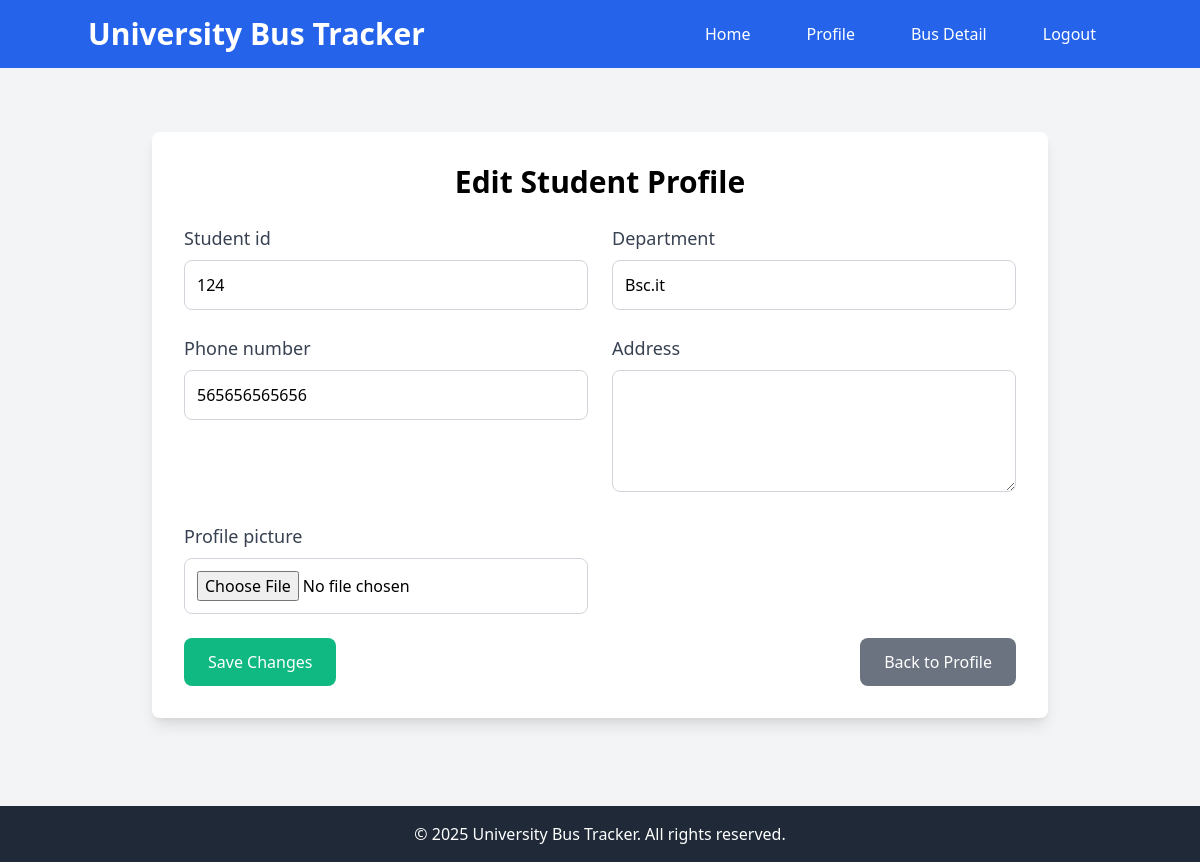
The page /student/student_profile_edit/ (signed in) on the database its author committed.
### student/models.py (models this page shows, shortened)
class StudentProfile(models.Model):
    user = models.OneToOneField(settings.AUTH_USER_MODEL, on_delete=models.CASCADE , limit_choices_to={'role': 'student'})
    student_id = models.CharField(max_length=20)
    department = models.CharField(max_length=50)
    phone_number = models.CharField(max_length=15, blank=True)
    address = models.TextField(max_length=100, blank=True)
    profile_picture = models.ImageField(upload_to='profile_pics/', blank=True, null=True)

### student/views.py (the view)
# urls.py: path('student_profile_edit/', views.edit_student_profile_view, name='edit_student_profile'),
@login_required
def edit_student_profile_view(request):
    profile = StudentProfile.objects.get(user=request.user)
    if request.method == 'POST':
        form = StudentProfileForm(request.POST, request.FILES, instance=profile)
        if form.is_valid():
            form.save()
            return redirect('student:student_profile')  # Redirect to the profile page
    else:
        form = StudentProfileForm(instance=profile)
    return render(request, 'student/edit_profile.html', {'form': form})

### student/forms.py
class StudentProfileForm(forms.ModelForm):
    class Meta:
        model = StudentProfile
        fields = ['student_id', 'department', 'phone_number','address', 'profile_picture']

### student/templates/student/edit_profile.html (shortened to what this page needs)
{% extends 'base.html' %}
{% block content %}
<div class="container mx-auto py-10">
    <div class="max-w-4xl mx-auto bg-white shadow-lg rounded-lg p-8">
        <h2 class="text-3xl font-bold mb-6 text-center">Edit Student Profile</h2>
        <form method="post" enctype="multipart/form-data" class="space-y-6">
            <div class="grid grid-cols-1 md:grid-cols-2 gap-6">
                {% for field in form %}
                <div>
                    <label class="block text-lg font-medium text-gray-700 mb-2">{{ field.label }}</label>
                    {% if field.widget_type == 'textarea' %}
                        <textarea
                            class="w-full p-3 border border-gray-300 rounded-lg focus:ring-2 focus:ring-blue-500 focus:outline-none"
                            rows="4">{{ field.value }}</textarea>
                    {% else %}
                        <input
                            type="{{ field.field.widget.input_type }}"
                            name="{{ field.html_name }}"
                            id="{{ field.id_for_label }}"
                            class="w-full p-3 border border-gray-300 rounded-lg focus:ring-2 focus:ring-blue-500 focus:outline-none"
                            value="{{ field.value }}">
                    {% endif %}
                </div>
                {% endfor %}
            </div>
            <div class="flex justify-between items-center">
                <button type="submit" class="bg-green-500 text-white py-3 px-6 rounded-lg hover:bg-green-600">Save Changes</button>
                <a href="{% url 'student:student_profile' %}" class="bg-gray-500 text-white py-3 px-6 rounded-lg hover:bg-gray-600">Back to Profile</a>
            </div>
        </form>
    </div>
</div>
{% endblock %}

### rows shown on the page
StudentProfile: student_id "124" "Bsc.it" "565656565656"

### other values the page prints
{{ field.label }} "Student id" "Department" "Phone number" "Address" "Profile picture"
